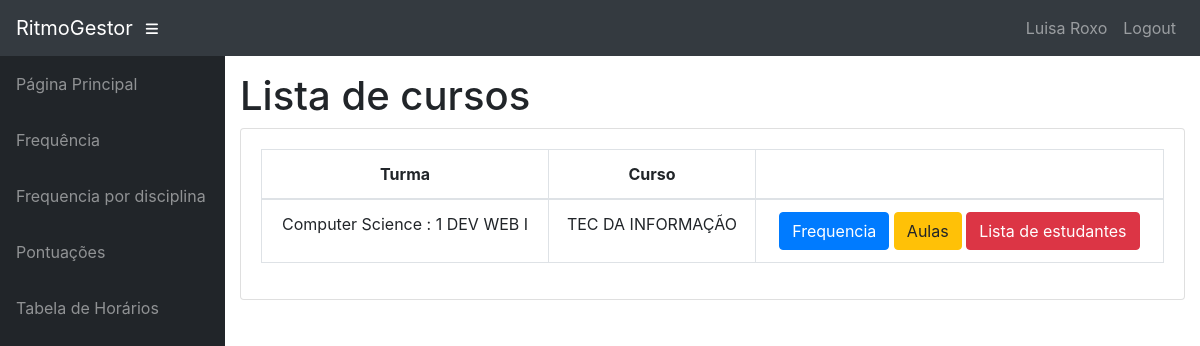
Screenshot of /info/teacher/21103227/1/Classes/ (signed in) with the database file from the repository.
### info/models.py (models this page shows, shortened)
class User(AbstractUser):
    @property
    def is_student(self):
        if hasattr(self, 'student'):
            return True
        return False

class Student(models.Model):
    user = models.OneToOneField(User, on_delete=models.CASCADE, null=True)
    class_id = models.ForeignKey(Class, on_delete=models.CASCADE, default=1)
    USN = models.CharField(primary_key='True', max_length=100)
    name = models.CharField(max_length=200)
    sex = models.CharField(max_length=50, choices=sex_choice, default='Masculino')
    DOB = models.DateField(default='1998-01-01')

class Assign(models.Model):
    class_id = models.ForeignKey(Class, on_delete=models.CASCADE)
    course = models.ForeignKey(Course, on_delete=models.CASCADE)
    teacher = models.ForeignKey(Teacher, on_delete=models.CASCADE)
    class Meta:
        unique_together = (('course', 'class_id', 'teacher'))

class Class(models.Model):
    id = models.CharField(primary_key='True', max_length=100)
    dept = models.ForeignKey(Dept, on_delete=models.CASCADE)
    section = models.CharField(max_length=100)
    sem = models.IntegerField()
    class Meta:
        verbose_name_plural = 'classes'
    def __str__(self):
        d = Dept.objects.get(name=self.dept)
        return '%s : %d %s' % (d.name, self.sem, self.section)

class Dept(models.Model):
    id = models.CharField(primary_key='True', max_length=100)
    name = models.CharField(max_length=200)
    def __str__(self):
        return self.name

class Course(models.Model):
    dept = models.ForeignKey(Dept, on_delete=models.CASCADE)
    id = models.CharField(primary_key='True', max_length=50)
    name = models.CharField(max_length=50)
    shortname = models.CharField(max_length=50, default='X')
    def __str__(self):
        return self.name

### info/views.py (the view)
@login_required
def t_clas(request, teacher_id, choice):
    teacher1 = get_object_or_404(Teacher, id=teacher_id)
    return render(request, 'info/t_clas.html', {'teacher1': teacher1, 'choice': choice})

### info/templates/info/t_clas.html
{% extends 'info/base.html' %}
{% block content %}
    <h1>Lista de cursos</h1>
    <div class="card mb-3">
            <div class="card-body">
              <div class="table-responsive">
                <table class="table table-bordered text-center" id="dataTable" width="100%" cellspacing="0">
                  <thead>
                    <tr>
                        <th>Turma</th>
                        <th>Curso</th>
                        <th></th>
                    </tr>
                  </thead>
                  <tbody>
                    {% for ass in teacher1.assign_set.all %}
                    <tr>
                        <td>{{ ass.class_id }}</td>
                        <td>{{ ass.course }}</td>
                        <td>
                            {% if choice == 1 %}
                                <a class="btn btn-primary" href="{% url 't_class_date' ass.id %}" role="button">Frequencia</a>
                                <a class="btn btn-warning" href="{% url 't_extra_class' ass.id %}">Aulas</a>
                                <a class="btn btn-danger" href="{% url 't_student' ass.id %}">Lista de estudantes</a>
                            {% elif choice == 2 %}
                                <a class="btn btn-primary" href="{% url 't_marks_list' ass.id %}" role="button">Pontuações</a>
                                <a class="btn btn-danger" href="{% url 't_student_marks' ass.id %}">Lista de</a>
                            {% elif choice == 3 %}
                                <a class="btn btn-danger" href="{% url 't_report' ass.id %}">Relatórios</a>
                            {% endif %}
                        </td>
                    </tr>
                    {% empty %}
                            <p>Esse professor não possui nenhum curso</p>
                    {% endfor %}
                  </tbody>
                </table>
              </div>
    </div>
{% endblock %}

### info/templates/info/base.html (shortened to what this page needs)
<!DOCTYPE html>
<html lang="pt-br">
  <head>
    {% load static %}
    <link href="{% static '/info/bootstrap/vendor/bootstrap/css/bootstrap.min.css' %}" rel="stylesheet" />
    <link href="{% static '/info/bootstrap/vendor/fontawesome-free/css/all.min.css' %}" rel="stylesheet" type="text/css" />
    <link href="{% static '/info/bootstrap/vendor/datatables/dataTables.bootstrap4.css' %}" rel="stylesheet" />
    <link href="{% static '/info/bootstrap/css/sb-admin.css' %}" rel="stylesheet" />
  </head>
  <body id="page-top">
    <nav class="navbar navbar-expand navbar-dark bg-dark static-top">
      <a class="navbar-brand mr-1" href="{% url 'index' %}">RitmoGestor</a>
      <button class="btn btn-link btn-sm text-white order-1 order-sm-0" id="sidebarToggle" href="#"><i class="fas fa-bars"></i></button>
      <div class="collapse navbar-collapse" id="navbarResponsive">
        <ul class="navbar-nav ml-auto">
          <li class="nav-item">
            {% if request.user.is_student %}
              <a class="nav-link text-capitalize">{{ request.user.student.name }}</a>
            {% elif request.user.is_teacher %}
              <a class="nav-link text-capitalize">{{ request.user.teacher.name }}</a>
            {% endif %}
          </li>
          <li class="nav-item">
            <a class="nav-link" href="#" data-toggle="modal" data-target="#logoutModal">Logout</a>
          </li>
        </ul>
      </div>
    </nav>
    <div id="wrapper">
      <ul class="sidebar navbar-nav">
        <li class="nav-item">
          <a class="nav-link" href="{% url 'index' %}"><span>Página Principal</span></a>
        </li>
        {% if request.user.is_student %}
          <li class="nav-item">
            <a class="nav-link" href="{% url 'attendance' request.user.student.USN %}"><span>Frequência</span></a>
          </li>
          <li class="nav-item">
            <a class="nav-link" href="{% url 'attendance' request.user.student.USN %}"><span>Frequencia por disciplina</span></a>
          </li>
          <li class="nav-item">
            <a class="nav-link" href="{% url 'marks_list' request.user.student.USN %}"><span>Pontuações</span></a>
          </li>
          <li class="nav-item">
            <a class="nav-link" href="{% url 'timetable' request.user.student.class_id_id %}"><span>Tabela de Horários</span></a>
          </li>
        {% endif %}
      </ul>
      <div id="content-wrapper">
        <div class="container-fluid">
          {% block content %}
          {% endblock %}
        </div>
      </div>
    </div>
  </body>
</html>

### rows the page displays
User: user.student.name "Luisa Roxo"
Assign: class_id "Computer Science : 1 DEV WEB I", course "TEC DA INFORMAÇÃO"
